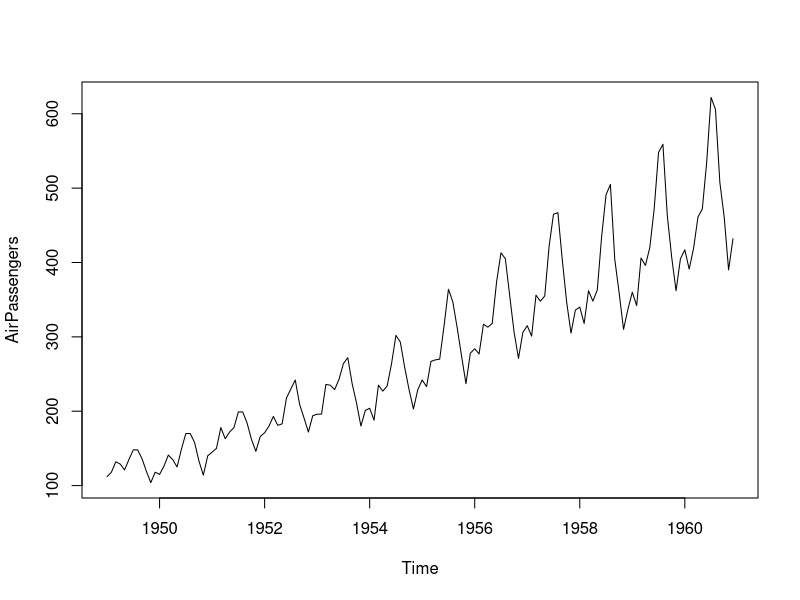
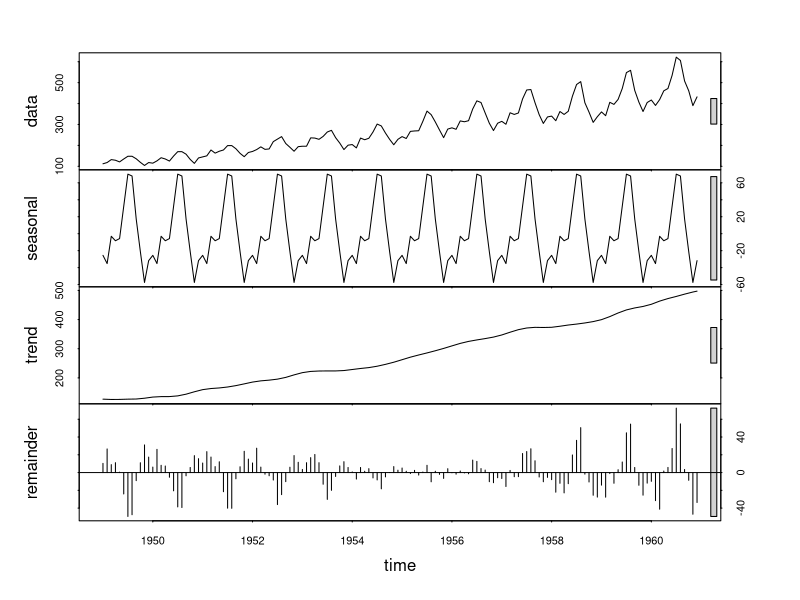
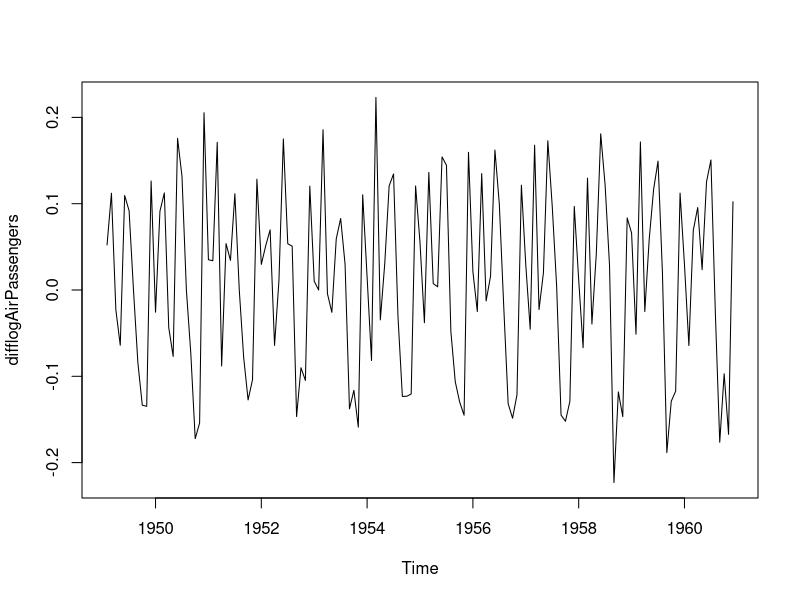
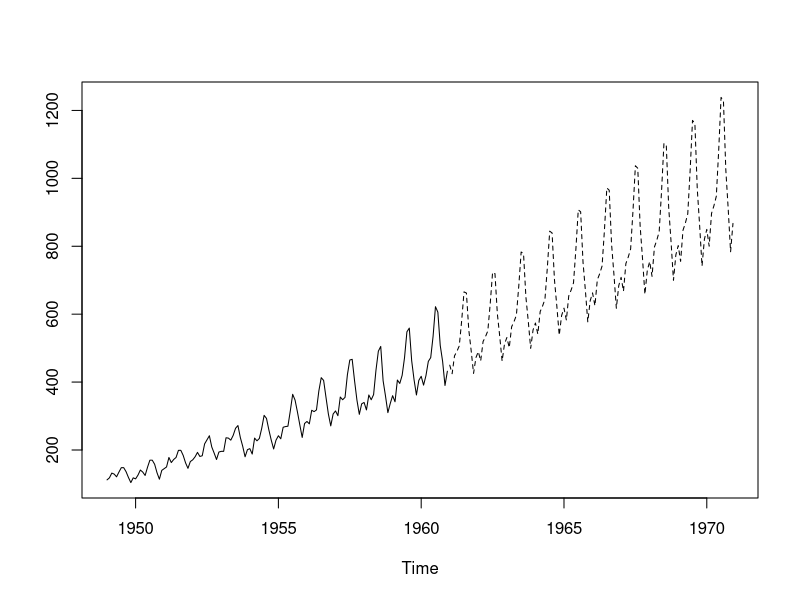

Reproduce these figures in R, in order.
#통계기반데이터분ㅅ
head(AirPassengers)
data(AirPassengers)
AirPassengers
plot(AirPassengers) 
str(AirPassengers)
 
??tseries
?Time-Series

plot(stl(AirPassengers, s.window='periodic')) 
# 계절성 (seasonality), 추세 (trend), 불확실성 (random) 요소로 분해해서 그래 프를 확인할 수 있다.

install.packages("tseries")
library(tseries)
difflogAirPassengers <- diff(log(AirPassengers))
plot(difflogAirPassengers)
#AirPassengers 시계열 데이터에 diff 및 log함수를 적용한 데이터 플롯

adf.test(difflogAirPassengers, alternative="stationary", k=0)

install.packages("forecast")
library(forecast)
auto.arima(difflogAirPassengers)

fitted <- arima(log(AirPassengers), c(1, 0, 1), seasonal = list(order = c(0, 1, 1), period = 12))
fitted
predicted <- predict(fitted, n.ahead = 120)
ts.plot(AirPassengers, exp(predicted$pred), lty = c(1,2))
# predicted$pred 항목에 log(AirPassengers)의 예측치 값이 저장 
# AirPassengers 데이터를 바탕으로 생성한 ARIMA 모델 기반 10년 예측 데이터 플롯


##############################################################
